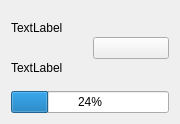
<?xml version="1.0" encoding="UTF-8"?>
<ui version="4.0">
 <class>DownloadWidget</class>
 <widget class="QFrame" name="DownloadWidget">
  <property name="geometry">
   <rect>
    <x>0</x>
    <y>0</y>
    <width>180</width>
    <height>124</height>
   </rect>
  </property>
  <property name="windowTitle">
   <string>Frame</string>
  </property>
  <layout class="QGridLayout" name="gridLayout">
   <item row="0" column="0">
    <widget class="QLabel" name="dstName">
     <property name="text">
      <string>TextLabel</string>
     </property>
    </widget>
   </item>
   <item row="0" column="1" rowspan="2">
    <widget class="QPushButton" name="cancelButton">
     <property name="text">
      <string/>
     </property>
    </widget>
   </item>
   <item row="1" column="0">
    <widget class="QLabel" name="srcUrl">
     <property name="text">
      <string>TextLabel</string>
     </property>
    </widget>
   </item>
   <item row="2" column="0" colspan="2">
    <widget class="QProgressBar" name="progressBar">
     <property name="value">
      <number>24</number>
     </property>
    </widget>
   </item>
  </layout>
 </widget>
 <resources/>
 <connections/>
</ui>
